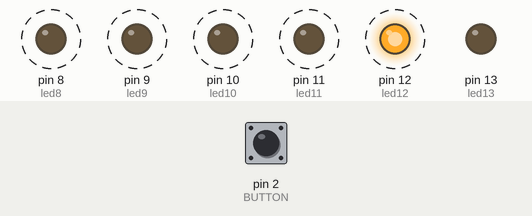
Simulated run of this sketch. Board: Arduino Uno, built with avr-gcc and run on an emulated ATmega328P. On the bench: output pins drawn as LEDs (lit = HIGH). Dashed ring = blinking. The inputs (shaded band) are chosen by the test bench; at power-on: pin 2 (BUTTON) HIGH.

Above: at 1.2 s.
1.3 s: pin 2 (BUTTON) pulled LOW for 0.15 s
At 2.95 s:
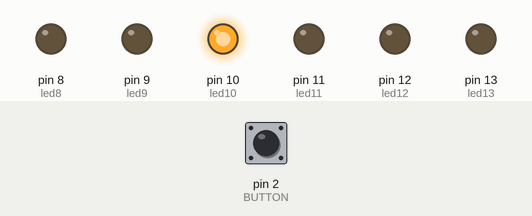
At 7.1 s:
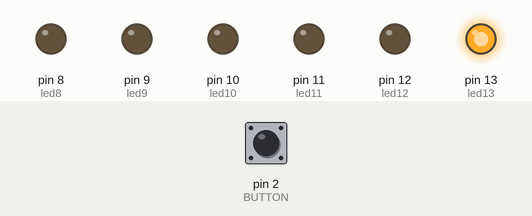
10.3 s: pin 2 (BUTTON) pulled LOW for 1 s
At 17.36 s:
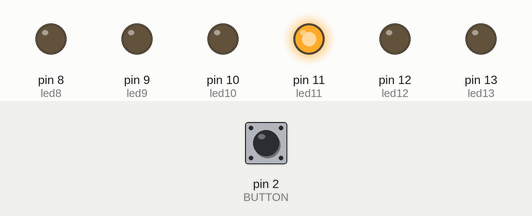
Timing chart, 0 to 29.0 s (numbered marks = the images above; inputs shaded):
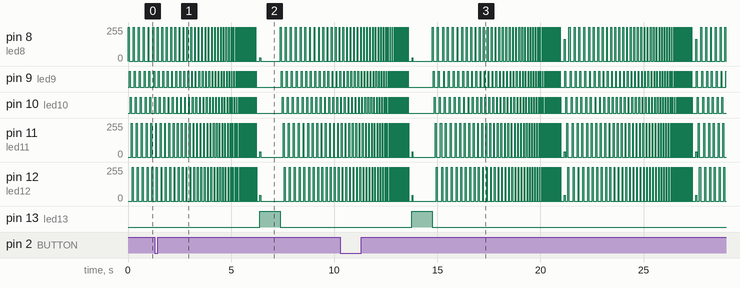

Measured:
- after the input at 1.3 s, pin 13 (led13): LOW → HIGH after 5.1 s, → LOW 1.0 s later
- after the input at 10.3 s, pin 13 (led13): LOW → HIGH after 3.5 s, → LOW 1.0 s later

The sketch:

interupt_10_63010524.ino
```cpp
int led8=8;
int led9=9;
int led10=10;
int led11=11;
int led12=12;
int led13=13;
int temp=0;
int i;
int j;
int n;
int BUTTON = 2;
//void switch1();
void setup() {
  pinMode(led8,OUTPUT);
  pinMode(led9,OUTPUT);
  pinMode(led10,OUTPUT);
  pinMode(led11,OUTPUT);
  pinMode(led12,OUTPUT);
  pinMode(led13,OUTPUT);
  pinMode(BUTTON,INPUT_PULLUP);
  attachInterrupt(digitalPinToInterrupt(BUTTON),switch1,CHANGE);
  Serial.begin(9600);
}

void loop()
{

  for (i = 50; i > 0; i--)
  {
    for (n = 8; n <= 12; n++)
    {

      digitalWrite(n, HIGH);
      delay(i);
      digitalWrite(n, LOW);

    }
  }
  if(temp == 1)
  {
    digitalWrite(led13,HIGH);
    delay(1000);
    digitalWrite(led13,LOW);
    temp--;
  }
}

void switch1()
{
  temp=1;
}
```
